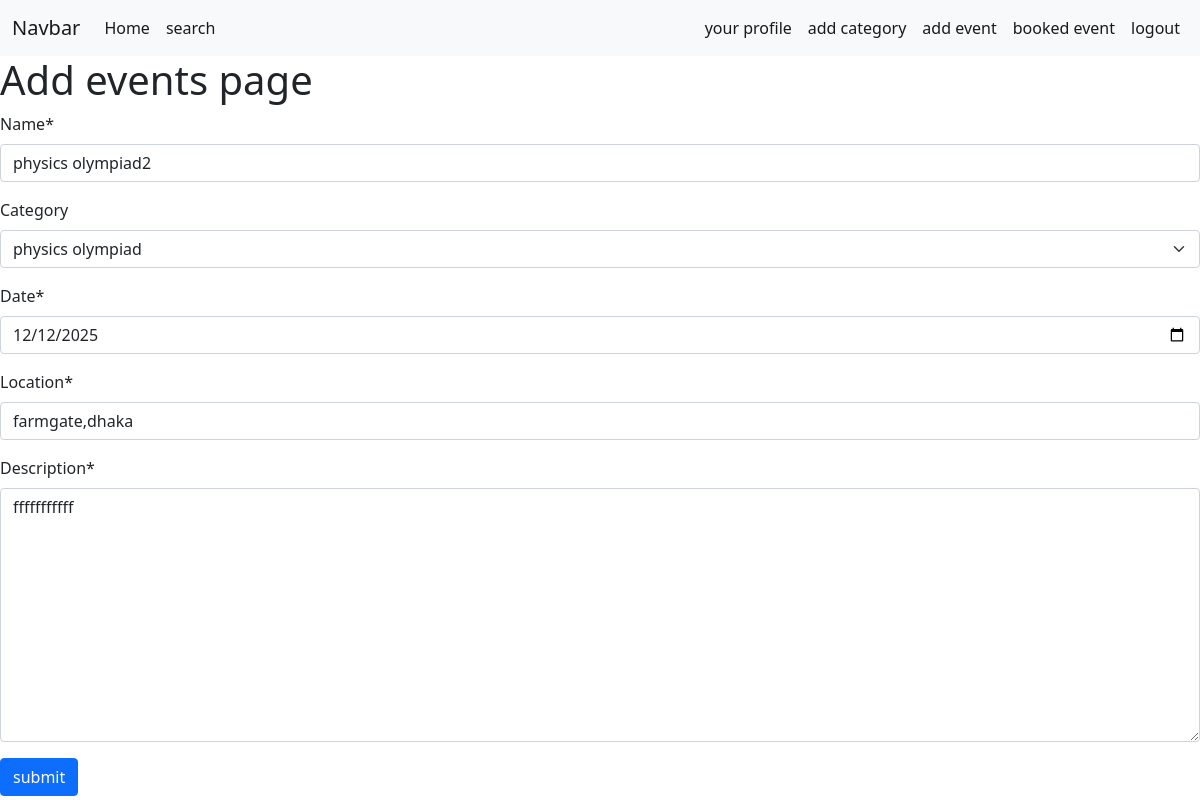
Page /event/edit/13 (signed in) on the committed database.
### events/models.py (models this page shows, shortened)
class Event(models.Model):
    name = models.CharField(max_length=30)
    category = models.ForeignKey(Category,on_delete=models.CASCADE,blank=True,null=True)
    date= models.DateField(null=True,blank=True)
    location = models.CharField(max_length=50)
    description = models.TextField(max_length=200)

### categories/models.py (models this page shows)
class Category(models.Model):
    name = models.CharField(max_length=30)
    def __str__(self):
        return self.name

### events/views.py (the view)
# urls.py: path('edit/<int:id>',views.edit_event,name = "edit_event"),
@login_required
def edit_event(request,id):
    edit = models.Event.objects.get(pk=id)
    event_form = EventForm(instance=edit)
    if request.method == "POST":
        event_form = EventForm(request.POST,instance=edit)
        if event_form.is_valid():
            event_form.save()
            return redirect("homepage")
    else:
        event_form = EventForm(instance=edit)
    return render(request,'add_events.html',{'form':event_form})

### events/forms.py
class EventForm(forms.ModelForm):
    class Meta:
        model = Event
        fields = '__all__'
    date = forms.DateField(widget=forms.DateInput(attrs={'type':'date'}))

### events/templates/add_events.html (shortened to what this page needs)
{% extends 'index.html' %}
{% load crispy_forms_tags %}
{% block content %}
<form method = "post">
    <h1>Add events page</h1>
    {{ form | crispy }}
    <button class = "btn btn-primary">submit</button>
</form>
{% endblock %}

### rows in the picture
Event: name "physics olympiad2", category "physics olympiad", date "12/12/2025", location "farmgate,dhaka", description "fffffffffff"
